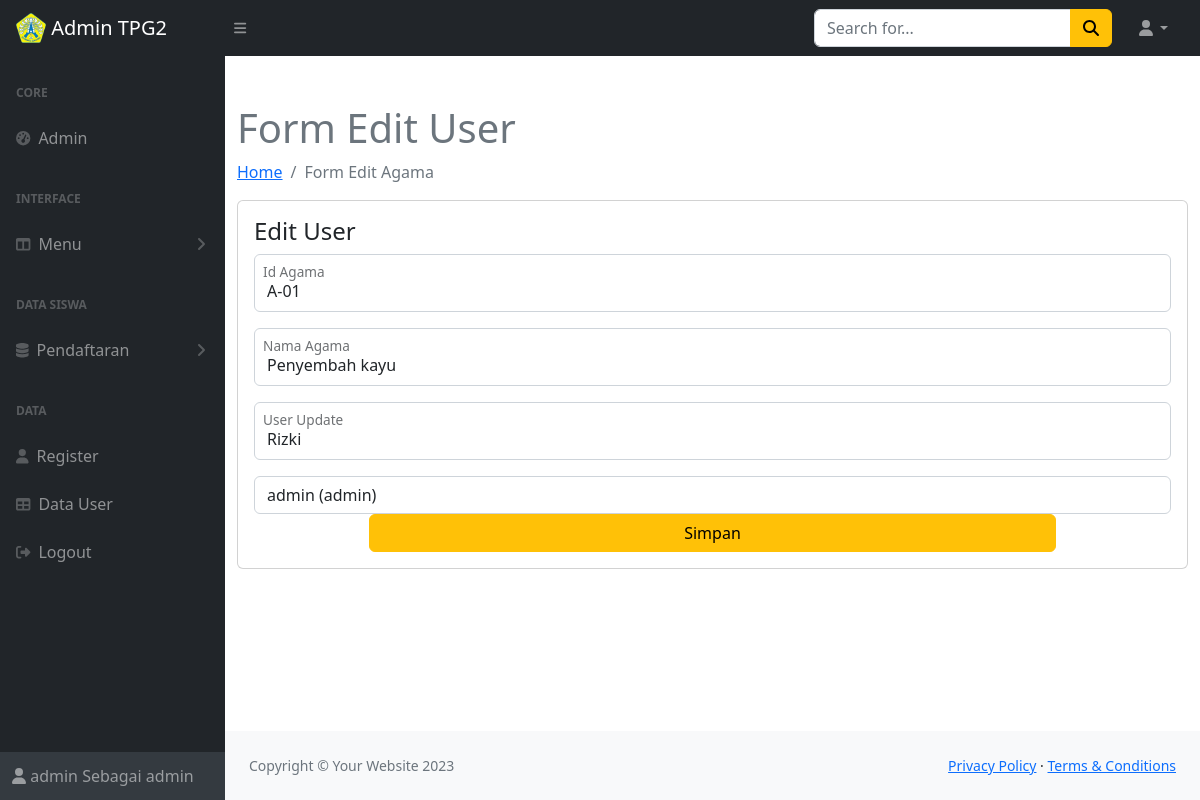
The app's page /admin_panel/dist/agama_edit.php?id_agama=A-01 (signed in) with its own data.
### tables this page shows
CREATE TABLE `agama` (
  `id_agama` varchar(5) NOT NULL,
  `nama_agama` varchar(15) NOT NULL,
  `tgl_input` date NOT NULL,
  `user_input` varchar(10) NOT NULL,
  `tgl_update` date NOT NULL,
  `user_update` varchar(10) NOT NULL,
  `id_user` int(11) NOT NULL
);

CREATE TABLE `user` (
  `id_user` int(11) NOT NULL,
  `username` varchar(100) NOT NULL,
  `password` varchar(100) NOT NULL,
  `nama` varchar(50) NOT NULL,
  `email` varchar(50) NOT NULL,
  `hak_akses` varchar(30) NOT NULL
);

### admin_panel/dist/agama_edit.php (the view, shortened to what this page needs)
<?php
include 'header.php';
include 'koneksi.php';
$data = mysqli_query($conn, "SELECT *
FROM agama
LEFT JOIN user
ON agama.id_user = user.id_user WHERE id_agama='" . $_GET['id_agama'] . "'");
$edit = mysqli_fetch_assoc($data);
?>
<!DOCTYPE html>
<html lang="en">
    <head>
        <link href="https://cdn.jsdelivr.net/npm/simple-datatables@7.1.2/dist/style.min.css" rel="stylesheet" />
        <link href="css/styles.css" rel="stylesheet" />
    </head>
    <body class="sb-nav-fixed">
        <?php include 'header.php'; ?>
            <div id="layoutSidenav_content">
                <main>
                    <div class="container mt-5">
                        <h3 class="text-secondary display-6">Form Edit User</h3>
                        <nav aria-label="breadcrumb">
                            <ol class="breadcrumb">
                                <li class="breadcrumb-item"><a href="index.php">Home</a></li>
                                <li class="breadcrumb-item active" aria-current="page">Form Edit Agama</li>
                            </ol>
                        </nav>
                        <div class="card">
                            <div class="card-body">
                                <h4>Edit User</h4>
                                <form action="" method="POST">
                                    <div class="row">
                                        <div class="form-floating mb-3">
                                        <input type="text" name="id_agama" id="id_agama" class="form-control " value="<?= $edit['id_agama']; ?>" readonly>
                                            <label class="mx-2" for="username">Id Agama</label>
                                        </div>
                                        <div class="form-floating mb-3">
                                            <input type="text" id="nama_agama" name="nama_agama" class="form-control" value="<?= $edit['nama_agama']; ?>">
                                            <label class="mx-2" for="nm">Nama Agama</label>
                                        </div>
                                        <div class="form-floating mb-3">
                                            <input type="text" id="user_update" name="user_update" required="required" class="form-control" value="<?= $edit['user_input']; ?>">
                                            <label class="mx-2" for="">User Update </label>
                                        </div>
                            <div class="form-group">
                                <select class="form-control" name="id_user" id="id_user">
                                    <option value="<?= $edit['id_user'] ?>"><?= $edit['hak_akses'] ?> (<?= $edit['nama'] ?>)</option>
                                </select>
                            </div>
                                    <center>
                                        <div class="col-9">
                                            <input class="btn btn-warning btn-block w-100" type="submit" name="simpan" value="Simpan">
                                        </div>
                                    </center>
                                    </div>
                                </form>
                            </div>
                        </div>
                    </div>
                </main>
            <?php include 'footer.php'; ?>
            </div>
        </div>
    </body>
</html>

### records on screen
agama: id_agama "A-01", nama_agama "Penyembah kayu", user_update "Rizki", id_user "admin (admin)"

### other values on screen
$_SESSION['nama'] "admin"
$_SESSION['hak_akses'] "admin"
